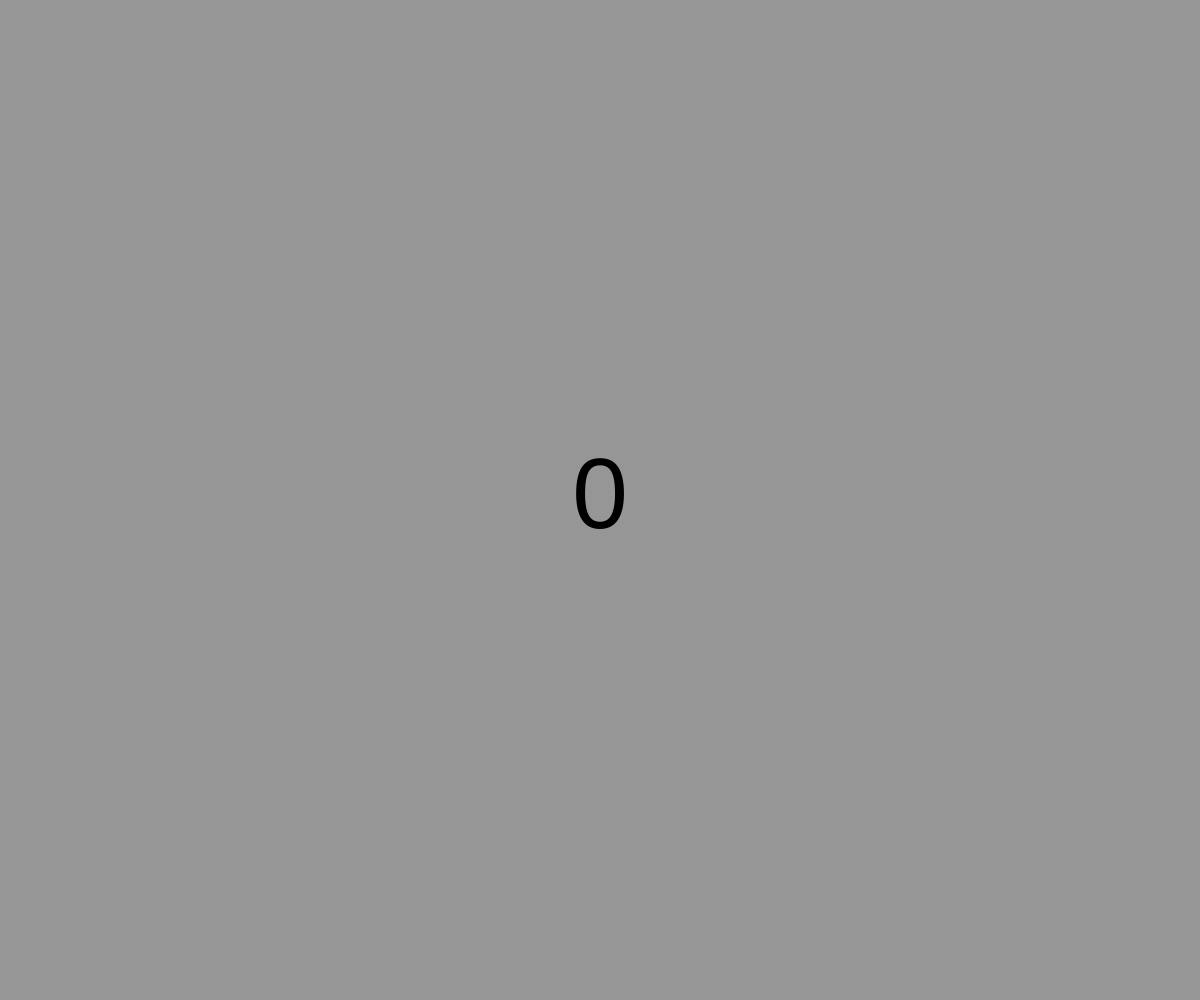
Frame 1 (no input)
Frame 60 (no input): identical to frame 1, image omitted
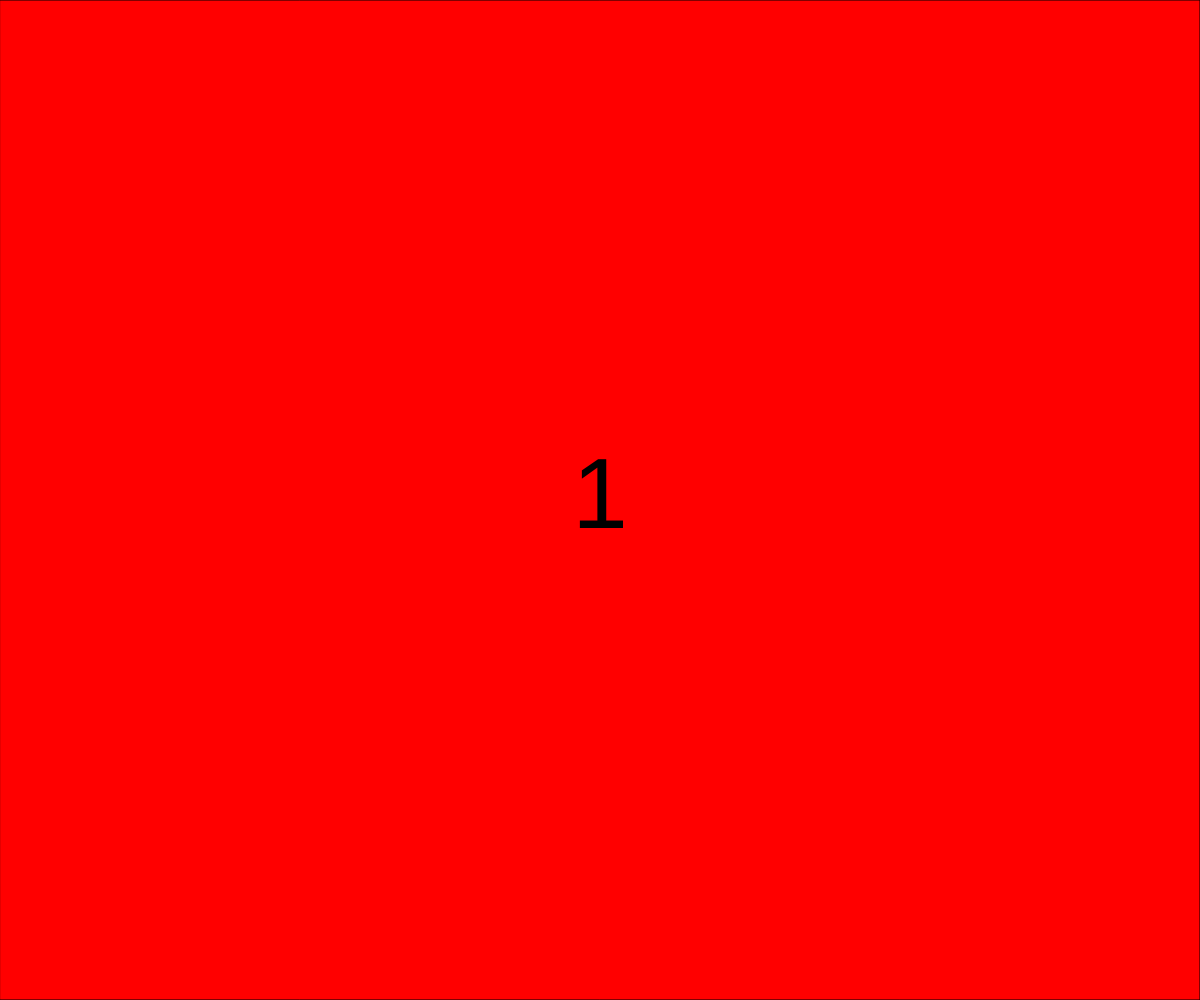
Frame 120 (the mouse pressed at the canvas centre since frame 60)

The p5.js sketch that drew these frames (run headless with seeded random() and noise() and a simulated clock; from frame 60 on, the mouse is pressed at the canvas centre):

// p5.js sketch
// ── sketch.js
let number = 0;

let GREY = 'rgb(130)';
let RED = 'rgb(255, 0, 0)';
let ORANGE = 'rgb(252, 169, 3)';
let YELLOW = 'rgb(255, 255, 0)';
let GREEN = 'rgb(0, 255, 0)';
let BLUE = 'rgb(3, 227, 252)';
let PURPLE = 'rgb(107, 3, 252)';
let RAINBOW = 'rgb(0)';
let PINK = 'rgb(209, 79, 194)';
let GRAY9 = 'rgb(150)';
let WHITE = 'rgb(255)';

let COLORS = [WHITE, RED, ORANGE, YELLOW, GREEN, BLUE, PURPLE, RAINBOW, PINK, GRAY9, WHITE ];

function setup() {
  createCanvas(windowWidth, windowHeight);
  textSize(100);
  textAlign(CENTER, CENTER);
  fill(0);
  text(number, width/2, height/2);
  console.log(COLORS);
}

function draw() {
  background(150);
  drawRectangles();
  fill(0);
  text(number, width/2, height/2);
}

function keyPressed() {
  if (keyCode == UP_ARROW) {
    number = number + 1;
  }
  if (keyCode == DOWN_ARROW) {
    number = number - 1;
  }
}

function mousePressed() {
  number = number + 1;
}

function touchStarted() {
  number = number + 1;
}

function breakUpNumber(n) {
  let digits = [];
  if (n < 0) { n *= -1; }
  while (n > 0) {
    digits.push(n%10);
    n = int(n / 10);
  }
  digits = digits.toReversed();
  //re-assign 0s
  for (let d=0; d < digits.length; d++) {
    if (digits[d] == 0) {
      digits[d] = digits[d-1];
    }
    else if (d == digits.length-2 && digits[d] == 1) {
      digits[d] = 0;
    }
  }
  return digits;
}//breakUpNumber

function drawRectangles() {
  let digits = breakUpNumber(number);
  for (let d=0; d < digits.length; d++) {
    fill(color(COLORS[digits[d]]));
    rect(0, d*height/digits.length, width, height/digits.length);

    //find consecutive 7s
    if (digits[d] == 7) {
      let rainbow_start = d * height/digits.length;
      d++;
      let sevenSize = 1;
      while (d < digits.length && digits[d] == 7) {
        d++;
        sevenSize++;
      }
      draw_rainbow(rainbow_start, rainbow_start+(sevenSize*height/digits.length));
      d--;
    }
  }//loop over digits
}

function draw_rainbow(starty, endy) {
  c = color(255, 0, 0);
  rainbowSize = endy-starty;
  for (let y = starty; y<endy; y++) {
    stroke(c);
    line(0, y, width, y);
    if (y <= rainbowSize/(7) + starty) {
      c = color(255, 0, 0);
    }
    else if (y <= 2*rainbowSize/(7) + starty) {
      c = color(252, 169, 3);
    }//orange
    else if (y <= 3*rainbowSize/(7) + starty) {
      c = color(255, 255, 0);
    }//yellow
    else if (y <= 4*rainbowSize/(7) + starty) {
      c = color(0, 255, 0);
    }//green
    else if (y <= 5*rainbowSize/(7) + starty) {
      c = color(3, 227, 252);
    }//blue
    else if (y <= 6*rainbowSize/(7) + starty) {
      c = color(107, 3, 252);
    }//indigo
    else {
      c = color(189, 167, 219);
    }
  }//draw lines
}
